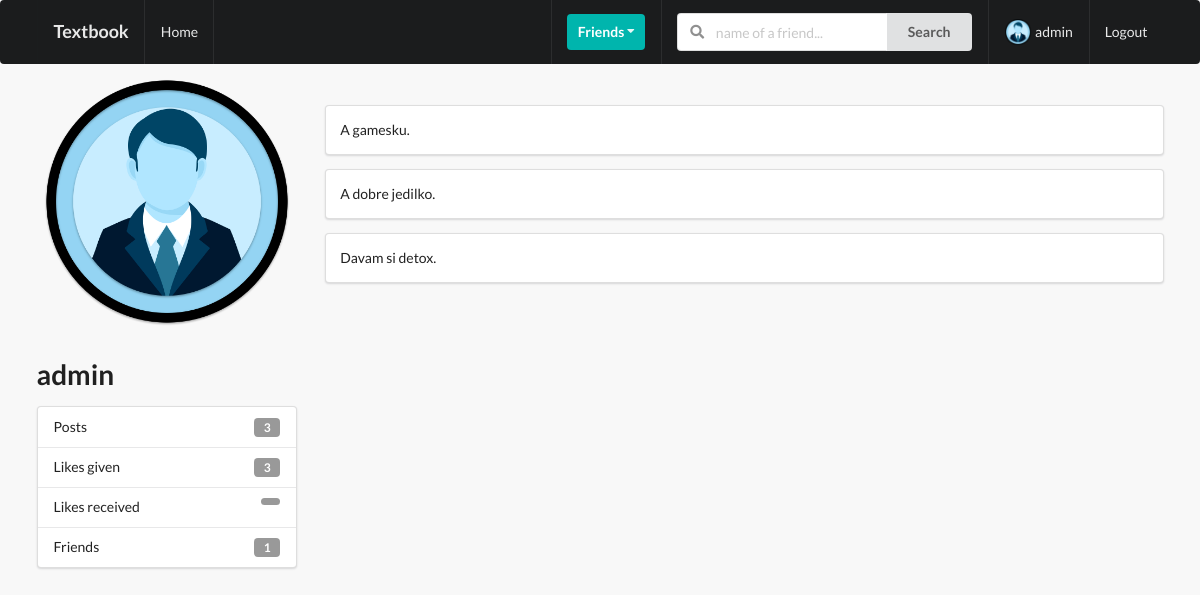
The page /profiles/admin/ (signed in) on the database its author committed.
### profiles/models.py (models this page shows, shortened)
class Profile(models.Model):
    first_name = models.CharField(max_length=200, blank=True)
    last_name = models.CharField(max_length=200, blank=True)
    user = models.OneToOneField(User, on_delete=models.CASCADE)
    bio = models.TextField(default="no bio...", max_length=300)
    email = models.EmailField(max_length=200, blank=True)
    country = models.CharField(max_length=200, blank=True)
    avatar = models.ImageField(default='avatar.png', upload_to='avatars/')
    friends = models.ManyToManyField(User, blank=True, related_name='friends')
    slug = models.SlugField(unique=True, blank=True)
    updated = models.DateTimeField(auto_now=True)
    created = models.DateTimeField(auto_now_add=True)
    objects = ProfileManager()
    def get_friends_no(self):
        return self.friends.all().count()
    def get_posts_no(self):
        return self.posts.all().count()
    def get_all_authors_posts(self):
        return self.posts.all()
    def get_likes_given_no(self):
        likes = self.like_set.all()
        total_liked = 0
        for item in likes:
            if item.value=='Like':
                total_liked += 1
        return total_liked
    __initial_first_name = None
    __initial_last_name = None
    def __init__(self, *args, **kwargs):
        super().__init__(*args, **kwargs)
        self.__initial_first_name = self.first_name
        self.__initial_last_name = self.last_name

### posts/models.py (models this page shows, shortened)
class Like(models.Model):
	user = models.ForeignKey(Profile, on_delete=models.CASCADE)
	post = models.ForeignKey(Post, on_delete=models.CASCADE)
	value = models.CharField(choices=LIKE_CHOICES, max_length=8)
	updated = models.DateTimeField(auto_now=True)
	created = models.DateTimeField(auto_now_add=True)

class Post(models.Model):
	content = models.TextField()
	image = models.ImageField(upload_to='posts', validators=[FileExtensionValidator(['png', 'jpg', 'jpeg'])], blank=True)
	liked = models.ManyToManyField(Profile, blank=True, related_name='likes')
	updated = models.DateTimeField(auto_now=True)
	created = models.DateTimeField(auto_now_add=True)
	author = models.ForeignKey(Profile, on_delete=models.CASCADE, related_name='posts')
	class Meta:
		ordering = ('-created',)

### profiles/views.py (the view)
# urls.py: path('<slug>/', ProfileDetailView.as_view(), name='profile-detail-view'),
class ProfileDetailView(LoginRequiredMixin, DetailView):
    model = Profile
    template_name = 'detail.html'
    def get_context_data(self, **kwargs):
        context = super().get_context_data(**kwargs)
        user = User.objects.get(username__iexact=self.request.user)
        profile = Profile.objects.get(user=user)
        rel_r = Relationship.objects.filter(sender=profile)
        rel_s = Relationship.objects.filter(receiver=profile)
        rel_receiver = []
        rel_sender = []
        for item in rel_r:
            rel_receiver.append(item.receiver.user)
        for item in rel_s:
            rel_sender.append(item.sender.user)
        context["rel_receiver"] = rel_receiver
        context["rel_sender"] = rel_sender
        context['posts'] = self.get_object().get_all_authors_posts()
        context['len_posts'] = True if len(self.get_object().get_all_authors_posts()) > 0 else False
        return context

### profiles/context_processors.py (called while the page is built)
def profile_pic(request):
    if request.user.is_authenticated:
        profile_obj = Profile.objects.get(user=request.user)
        pic = profile_obj.avatar
        return {'picture':pic}
    return {}

def inv_received_no(request):
    if request.user.is_authenticated:
        profile_obj = Profile.objects.get(user=request.user)
        qs_count = Relationship.objects.invitations_received(profile_obj).count
        return {'invites_no':qs_count}
    return {}

### profiles/models.py (called while the page is built)
    def invitations_received(self, receiver):
        qs = Relationship.objects.filter(receiver=receiver, status='send')
        return qs

### templates/detail.html (shortened to what this page needs)
{% extends 'base.html' %}
{% block content %}
<div class="ui grid">
	<div class="row">
		<div class="four wide column">
			<img class="ui medium rounded image" src="{{ object.avatar.url }}">
			<h1>{{ object.user }}</h1>
			<div class="ui vertical fluid menu">
				<div class="item">
					Posts
					<div class="ui label">{{ object.get_posts_no }}</div>
				</div>
				<div class="item">
					Likes given
					<div class="ui label">{{ object.get_likes_given_no }}</div>
				</div>
				<div class="item">
					Likes received
					<div class="ui label">{{ object.get_likes_received }}</div>
				</div>
				<div class="item">
					Friends
					<div class="ui label">{{ object.get_friends_no }}</div>
				</div>
			</div>
		</div>
		<div class="twelve wide column">
			<br>
			{% if len_posts %}
			{% for post in posts %}
			<div class="segment ui fluid">
				{{ post.content }}
			</div>
			{% endfor %}
			{% else %}
			<h1>No posts of this user..</h1>
			{% endif %}
		</div>
	</div>
</div>
{% endblock content%}

### templates/navbar.html (shortened to what this page needs)
{% url 'home-view' as path_to_home %}
{% url 'posts:post' as path_to_posts %}
{% url 'profiles:my-profile-view' as path_to_my_profile %}
<div class="ui inverted menu mb-7">
  <div class="ui container">
    <a href="{{ path_to_home }}" class="{% if request.path == path_to_home %}active{% endif %} item">
      <h3>Textbook</h3>
    </a>
    {% if request.user.is_authenticated %}
    <a href="{{ path_to_posts }}" class="{% if request.path == path_to_posts %}active{% endif %} item">
      Home
    </a>
    {% endif %}
    <div class="right menu">
      {% if request.user.is_authenticated %}
      <div class="item">
        <div class="ui floating dropdown icon button teal"> Friends
          <i class="dropdown icon"></i>
        </div>
      </div>
      <div class="item">
        <form action="" method="GET">
          <div class="ui action left icon input">
            <input class="prompt" type="text" name='q' placeholder="name of a friend...">
            <button type='submit' class="ui button">Search</button>
          </div>
        </form>
      </div>
      <a href="{{ path_to_my_profile }}" class="{% if request.path == path_to_my_profile %}active{% endif %} item">
        <img src={{ picture.url }} class="ui avatar image">
        {{ request.user }}
      </a>
      <a href="{% url 'account_logout' %}" class="ui item">
        Logout
      </a>
      {% else %}
      <a href="{% url 'account_login' %}" class="ui item">
        Login
      </a>
      {% endif %}
    </div>
  </div>
</div>

### static_files/style.css (style rules this page uses)
body { background: #F8F8F8 !important; }
.mb-7 { margin-bottom: 7px !important; }

### rows shown on the page
Profile: avatar (placeholder picture), user "admin", get_posts_no "3", get_likes_given_no "3", get_friends_no "1"
Post: content "A gamesku."
Post: content "A dobre jedilko."
Post: content "Davam si detox."

### other values the page prints
{{ request.user }} "admin"
